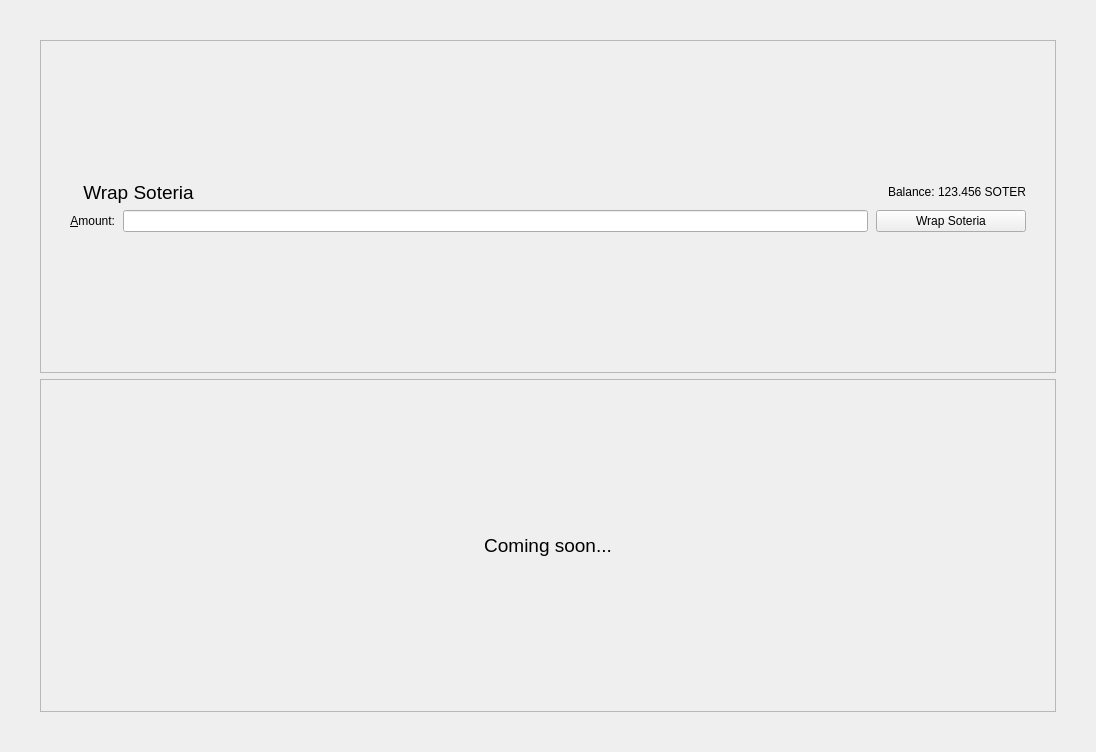
<?xml version="1.0" encoding="UTF-8"?>
<ui version="4.0">
 <class>WrapPage</class>
 <widget class="QWidget" name="WrapPage">
  <property name="geometry">
   <rect>
    <x>0</x>
    <y>0</y>
    <width>1096</width>
    <height>752</height>
   </rect>
  </property>
  <property name="windowTitle">
   <string>Form</string>
  </property>
  <layout class="QVBoxLayout" name="verticalLayout">
   <property name="leftMargin">
    <number>40</number>
   </property>
   <property name="topMargin">
    <number>40</number>
   </property>
   <property name="rightMargin">
    <number>40</number>
   </property>
   <property name="bottomMargin">
    <number>40</number>
   </property>
   <item>
    <widget class="QFrame" name="wrapFrame">
     <property name="frameShape">
      <enum>QFrame::StyledPanel</enum>
     </property>
     <property name="frameShadow">
      <enum>QFrame::Raised</enum>
     </property>
     <layout class="QVBoxLayout" name="verticalLayout_3">
      <item>
       <layout class="QVBoxLayout" name="verticalLayout_1">
        <property name="leftMargin">
         <number>20</number>
        </property>
        <property name="topMargin">
         <number>0</number>
        </property>
        <property name="rightMargin">
         <number>20</number>
        </property>
        <item>
         <layout class="QHBoxLayout" name="horizontalLayout_2">
          <item>
           <widget class="QLabel" name="icon">
            <property name="enabled">
             <bool>true</bool>
            </property>
            <property name="sizePolicy">
             <sizepolicy hsizetype="Minimum" vsizetype="Minimum">
              <horstretch>0</horstretch>
              <verstretch>0</verstretch>
             </sizepolicy>
            </property>
            <property name="text">
             <string/>
            </property>
            <property name="pixmap">
             <pixmap resource="../soteria.qrc">:/icons/send</pixmap>
            </property>
            <property name="scaledContents">
             <bool>false</bool>
            </property>
            <property name="alignment">
             <set>Qt::AlignCenter</set>
            </property>
           </widget>
          </item>
          <item>
           <widget class="QLabel" name="wrapTitle">
            <property name="sizePolicy">
             <sizepolicy hsizetype="Minimum" vsizetype="Minimum">
              <horstretch>0</horstretch>
              <verstretch>0</verstretch>
             </sizepolicy>
            </property>
            <property name="font">
             <font>
              <pointsize>14</pointsize>
             </font>
            </property>
            <property name="text">
             <string>Wrap Soteria</string>
            </property>
            <property name="alignment">
             <set>Qt::AlignCenter</set>
            </property>
           </widget>
          </item>
          <item>
           <spacer name="horizontalSpacer_right">
            <property name="orientation">
             <enum>Qt::Horizontal</enum>
            </property>
            <property name="sizeType">
             <enum>QSizePolicy::Expanding</enum>
            </property>
            <property name="sizeHint" stdset="0">
             <size>
              <width>40</width>
              <height>0</height>
             </size>
            </property>
           </spacer>
          </item>
          <item>
           <layout class="QHBoxLayout" name="horizontalLayout_3">
            <property name="spacing">
             <number>3</number>
            </property>
            <item>
             <widget class="QLabel" name="label">
              <property name="sizePolicy">
               <sizepolicy hsizetype="Preferred" vsizetype="Fixed">
                <horstretch>0</horstretch>
                <verstretch>0</verstretch>
               </sizepolicy>
              </property>
              <property name="text">
               <string>Balance:</string>
              </property>
             </widget>
            </item>
            <item>
             <widget class="QLabel" name="labelBalance">
              <property name="sizePolicy">
               <sizepolicy hsizetype="Preferred" vsizetype="Fixed">
                <horstretch>0</horstretch>
                <verstretch>0</verstretch>
               </sizepolicy>
              </property>
              <property name="cursor">
               <cursorShape>IBeamCursor</cursorShape>
              </property>
              <property name="text">
               <string notr="true">123.456 SOTER</string>
              </property>
              <property name="textInteractionFlags">
               <set>Qt::LinksAccessibleByMouse|Qt::TextSelectableByKeyboard|Qt::TextSelectableByMouse</set>
              </property>
             </widget>
            </item>
           </layout>
          </item>
         </layout>
        </item>
        <item>
         <layout class="QHBoxLayout" name="horizontalLayout_1">
          <property name="spacing">
           <number>8</number>
          </property>
          <property name="sizeConstraint">
           <enum>QLayout::SetMinimumSize</enum>
          </property>
          <item>
           <widget class="QLabel" name="amount">
            <property name="toolTip">
             <string>An optional amount to request. Leave this empty or zero to not request a specific amount.</string>
            </property>
            <property name="text">
             <string>&amp;Amount:</string>
            </property>
            <property name="alignment">
             <set>Qt::AlignRight|Qt::AlignTrailing|Qt::AlignVCenter</set>
            </property>
            <property name="buddy">
             <cstring>reqAmount</cstring>
            </property>
           </widget>
          </item>
          <item>
           <widget class="SoteriaAmountField" name="reqAmount">
            <property name="minimumSize">
             <size>
              <width>80</width>
              <height>0</height>
             </size>
            </property>
            <property name="toolTip">
             <string>An optional amount to request. Leave this empty or zero to not request a specific amount.</string>
            </property>
           </widget>
          </item>
          <item>
           <widget class="QPushButton" name="wrapButton">
            <property name="minimumSize">
             <size>
              <width>150</width>
              <height>0</height>
             </size>
            </property>
            <property name="text">
             <string>Wrap Soteria</string>
            </property>
           </widget>
          </item>
         </layout>
        </item>
       </layout>
      </item>
     </layout>
    </widget>
   </item>
   <item>
    <widget class="QFrame" name="unwrapFrame">
     <property name="frameShape">
      <enum>QFrame::StyledPanel</enum>
     </property>
     <property name="frameShadow">
      <enum>QFrame::Raised</enum>
     </property>
     <layout class="QVBoxLayout" name="verticalLayout_4">
      <item>
       <widget class="QLabel" name="unwrapTitle">
        <property name="font">
         <font>
          <pointsize>14</pointsize>
         </font>
        </property>
        <property name="text">
         <string>Coming soon...</string>
        </property>
        <property name="alignment">
         <set>Qt::AlignCenter</set>
        </property>
       </widget>
      </item>
     </layout>
    </widget>
   </item>
  </layout>
 </widget>
 <customwidgets>
  <customwidget>
   <class>SoteriaAmountField</class>
   <extends>QLineEdit</extends>
   <header>soteriaamountfield.h</header>
   <container>1</container>
  </customwidget>
 </customwidgets>
 <resources>
  <include location="../soteria.qrc"/>
 </resources>
 <connections/>
</ui>
